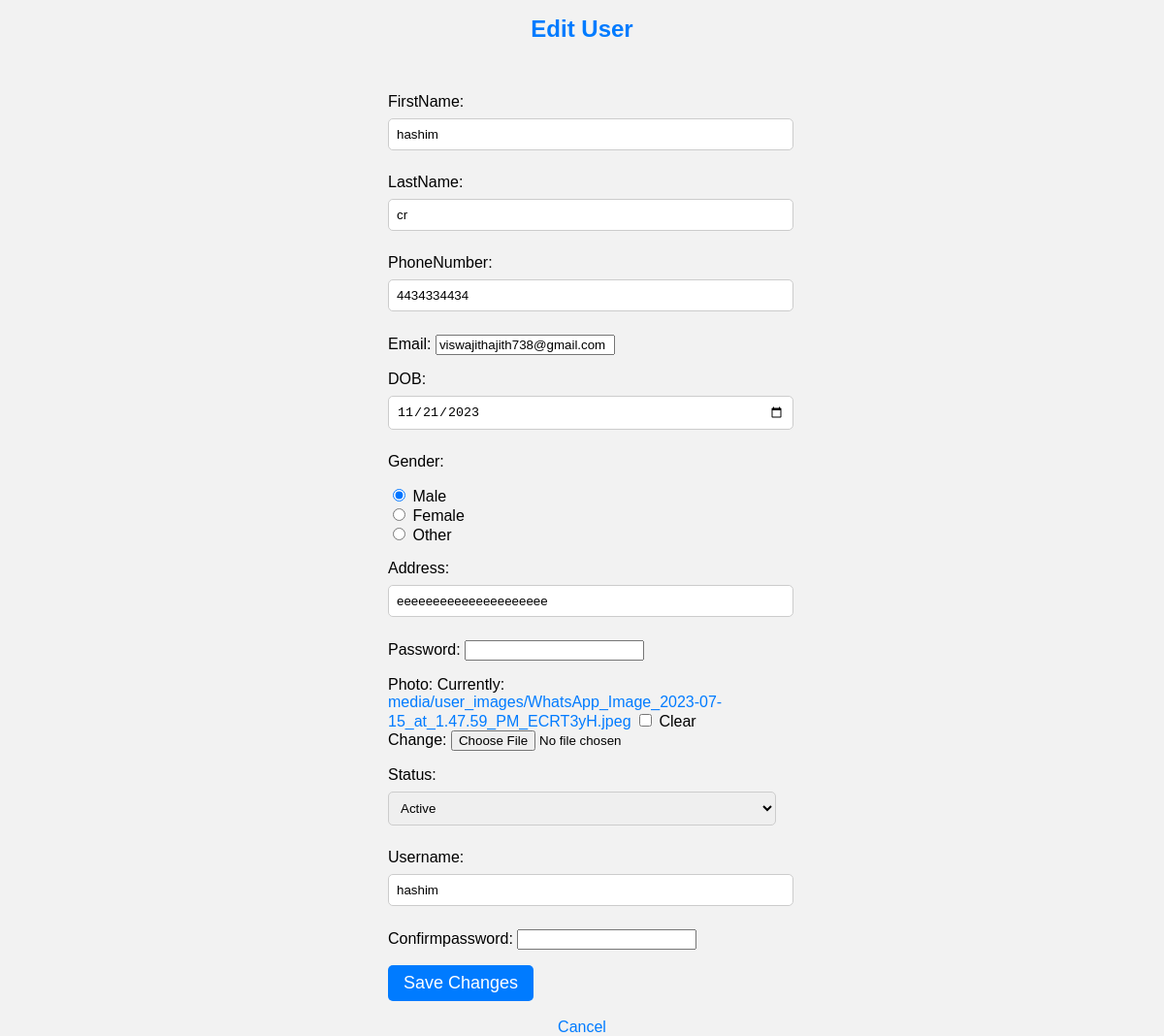
The page /user_interface/edit/2/ on the database its author committed.
### user_interface/models.py (models this page shows, shortened)
class MyUser(AbstractBaseUser, PermissionsMixin):
    STA = [
        ('', 'Select Status'),
        ('active', 'Active'),
        ('inactive', 'Inactive'),
    ]
    GENDER_CHOICE = [
        ('Male', 'Male'),
        ('Female', 'Female'),
        ('Other', 'Other')
    ]
    firstname = models.CharField(max_length=50)
    lastname = models.CharField(max_length=50)
    phonenumber = models.CharField(max_length=10)
    dob = models.DateField(null=True, blank=True)
    gender = models.CharField(max_length=20, choices=GENDER_CHOICE)
    address = models.CharField(max_length=100)
    email = models.EmailField(unique=True)
    username = models.CharField(max_length=30, unique=True)
    is_active = models.BooleanField(default=True)
    is_staff = models.BooleanField(default=False)
    is_superuser = models.BooleanField(default=False)
    photo = models.ImageField(upload_to='media/user_images/', blank=True, null=True)
    status = models.CharField(max_length=20, choices=STA)
    USERNAME_FIELD = 'username'
    REQUIRED_FIELDS = ['email']
    objects = BaseUserManager()

### user_interface/views.py (the view)
# urls.py: path('edit/<int:user_id>/', views.user_edit, name='user_edit'),
def user_edit(request, user_id):
    user = get_object_or_404(MyUser, pk=user_id)
    if request.method == 'POST':
        form = UserForm(request.POST, request.FILES, instance=user)
        if form.is_valid():
            password = form.cleaned_data['password']
            confirmpassword = form.cleaned_data['confirmpassword']
            if password == confirmpassword:
                user = form.save()
                return redirect('user_home')
            else:
                print("You entered an incorrect password")
    else:
        form = UserForm(instance=user)
    return render(request, 'user_edit.html', {'form': form})

### user_interface/forms.py (shortened to what this page needs)
class UserForm(forms.ModelForm):
    GENDER_CHOICES = (
        ('Male', 'Male'),
        ('Female', 'Female'),
        ('Other', 'Other'),
    )
    password = forms.CharField(widget=forms.PasswordInput)
    confirmpassword = forms.CharField(widget=forms.PasswordInput)
    gender = forms.ChoiceField(widget=RadioSelect, choices=GENDER_CHOICES)
    class Meta:
        model = MyUser
        fields = ['firstname', 'lastname', 'phonenumber', 'email', 'dob', 'gender', 'address', 'password', 'photo', 'status', 'username']
        widgets = {
            'dob': DateInput(),
        }
        labels = {
            'firstname': 'FirstName',
            'lastname': 'LastName',
            'phonenumber': 'PhoneNumber',
            'email': 'Email',
            'dob': 'DOB',
            'gender': 'Gender',
            'address': 'Address',
            'password': 'Password',
            'confirmpassword': 'Confirm Password',
            'photo': 'Photo',
            'status': 'Status',
            'username': 'Username',
        }

### user_interface/templates/user_edit.html (shortened to what this page needs)
<!DOCTYPE html>
<html>
<head>
</head>
<body>
    <h1>Edit User</h1>
    <form method="post">
        {{ form.as_p }}
        <button type="submit">Save Changes</button>
    </form>
    <br>
    <a href="{% url 'user_home' %}">Cancel</a>
</body>
</html>

### user_interface/templates/user_edit.html (style rules this page uses)
body { font-family: Arial, sans-serif; background-color: #f2f2f2; margin: 0; padding: 0; display: flex; flex-direction: column; align-items: center; justify-content: center; min-height: 100vh; }
h1 { color: #007BFF; font-size: 24px; }
form { width: 80%; max-width: 400px; margin-top: 20px; }
form input[type="text"], form input[type="date"], form select { width: 100%; padding: 8px; margin: 8px 0; border: 1px solid #ccc; border-radius: 5px; }
form button { background-color: #007BFF; color: #fff; border: none; padding: 8px 16px; font-size: 18px; border-radius: 5px; cursor: pointer; }
a { font-size: 16px; text-decoration: none; color: #007BFF; }

### rows shown on the page
MyUser: firstname "hashim", lastname "cr", phonenumber "4434334434", email "viswajithajith738@gmail.com", dob "11/21/2023", gender "☑ Male ☐ Female ☐ Other", address "eeeeeeeeeeeeeeeeeeeee", status "Active", username "hashim"
